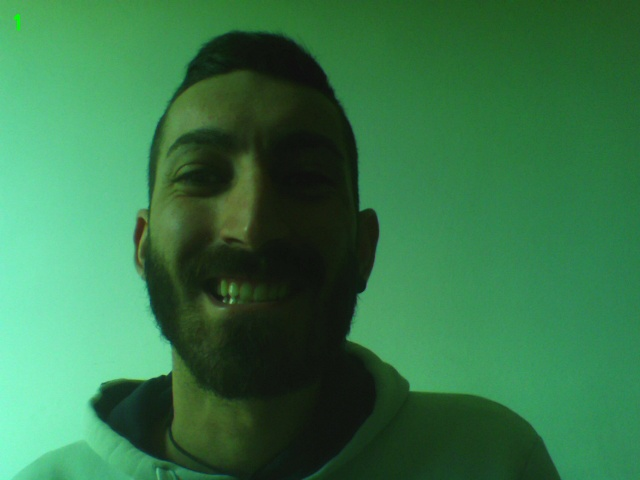
#> input picture DB/AB123CD/FRISFN90R29I452Q/training-data/img1.jpg, 640 x 480 px
$ python -i face.py   (imports and definitions only)   (older library calls are emulated)
#> lines starting #> are read from the running program, lines starting #| are printed output that depends on the picture
#> further down, picture is the input picture: shape (480, 640, 3); mean B, G, R 73, 118.6, 53.8
import cv2
import numpy as np
import paths
import sys, math
from PIL import Image
from lxml import etree


def draw_rectangle(img, rect):
    (x, y, w, h) = rect
    cv2.rectangle(img, (x, y), (x+w, y+h), (0, 255, 0), 2)


def draw_text(img, text, x, y):
    cv2.putText(img, text, (x, y), cv2.FONT_HERSHEY_PLAIN, 1.5, (0, 255, 0), 2)


# [49 lines left out: functions Distance, ScaleRotateTranslate, CropFace, not called in this run]

'''
	Take an image opened with cv2.imread() as input
	Detect if the image contains a face
	Returns the face in gray scale and the cooridinate where
	the face has been found. If no face has been detected than
	returns None
'''

def detect_face(img):
    #convert the test image to gray image as opencv face detector expects gray images
    gray = cv2.cvtColor(img, cv2.COLOR_BGR2GRAY)
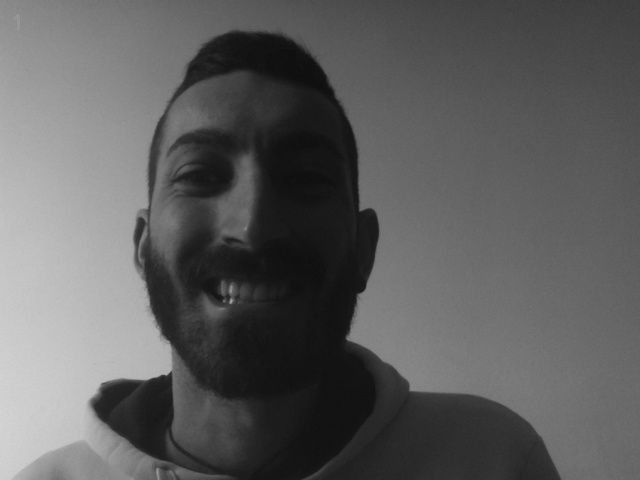
#> gray: shape (480, 640); min 14, max 213, mean 94

    #load OpenCV face detector, I am using LBP which is fast
    #there is also a more accurate but slow Haar classifier
    #face_cascade = cv2.CascadeClassifier('opencv-files/lbpcascade_frontalface.xml')
    face_cascade = cv2.CascadeClassifier("/usr/share/opencv/haarcascades/haarcascade_frontalface_default.xml")

    #let's detect multiscale (some images may be closer to camera than others) images
    #result is a list of faces
    faces = face_cascade.detectMultiScale(gray, 1.1, 5, 1, (100,100))
#> faces = [[109, 66, 275, 275]]

    #if no faces are detected then return original img
    if (len(faces) == 0):
        return None, None

    #under the assumption that there will be only one face,
    #extract the face area
    (x, y, w, h) = faces[0]
#> x = 109; y = 66; w = 275; h = 275

    gray = cv2.resize(gray[y:y+w, x:x+h], (300,300))
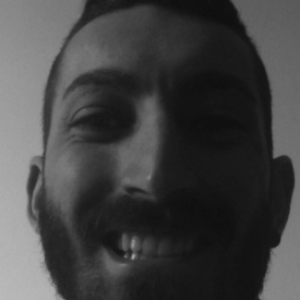
#> gray: shape (300, 300); min 14, max 186, mean 66.7

    #return only the face part of the image
    return gray, faces[0]

# [1 line that did not run here, left out]
#recognizer = cv2.createEigenFaceRecognizer()
#recognizer = cv2.createFisherFaceRecognizer()

# [19 lines left out: function recognize, not called in this run]

>>> import cv2
>>> picture = cv2.imread('../../DB/AB123CD/FRISFN90R29I452Q/training-data/img1.jpg')
>>> result = detect_face(picture)
